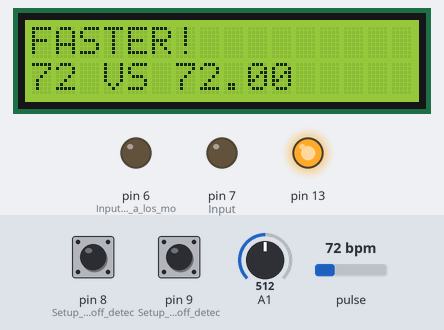
Bench run of a sketch on a simulated Arduino Uno, built with avr-gcc and run on an emulated ATmega328P. Parts: 16×2 character LCD, output pins drawn as LEDs (lit = HIGH). The inputs (shaded band) are chosen by the test bench; at power-on: pulse 72 bpm, pin 8 (Setup_for_leads_off_detec) LOW, pin 9 (Setup_for_leads_off_detec) LOW, A1 = 512. What the sketch prints to the serial monitor is not drawn.

Above: at 11.9 s.
At 18.7 s:
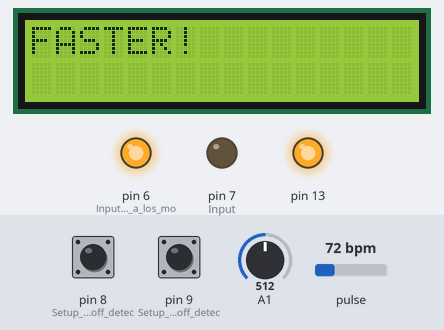
18.8 s: pulse set to 97 bpm
33.1 s: pulse set to 102 bpm
At 49.5 s:
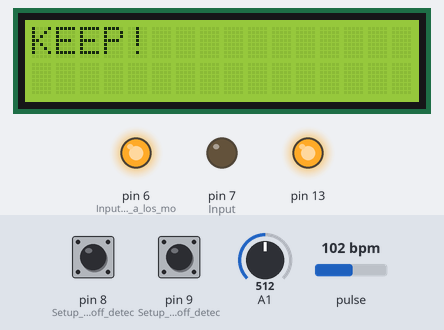
49.9 s: pulse set to 119 bpm
64.1 s: pulse set to 123 bpm
At 80.3 s:
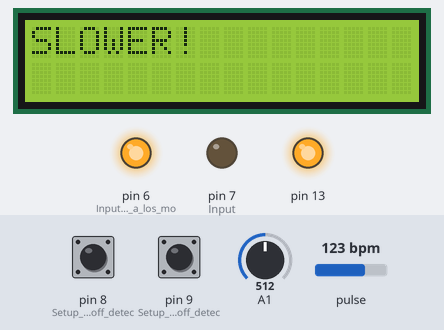
Timing chart, 0 to 106.5 s (numbered marks = the images above; inputs shaded):
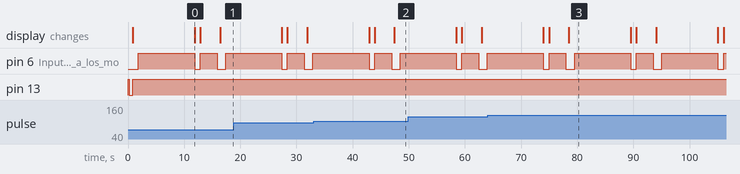

Measured:
- the behaviour switches between 99 and 100 bpm on pulse (found by bisection; images 1 and 2)
- the behaviour switches between 120 and 121 bpm on pulse (found by bisection; images 2 and 3)
- after the input at 33.1 s, the display: first differs from a run without the input after 14.4 s (image 2)
- after the input at 64.1 s, the display: first differs from a run without the input after 14.4 s (image 3)
- by itself, pin 6 (Input_conectados_a_los_mo): repeats every 15.5 s: HIGH 3.0 s, LOW 1.5 s, HIGH 10.0 s, LOW 1.0 s
- what the display in image 0 shows lasts 1.0 s, from 11.9 s to 12.9 s

The sketch:

PROYECTO_FINAL.ino
```cpp
//Juan David Galan Vargas- Adriana Maria Velasquez Medina
//Protecto Electronica para Ciencias 2023-1
//Entrenador Electronico de Reanimación Cardio-Pulmonar

// incluir librerias necesarias:

#include <LiquidCrystal.h> //Libreria para el LCD
#define USE_ARDUINO_INTERRUPTS true    // Set-up low-level interrupts for most accurate BPM math
#include <PulseSensorPlayground.h>     //Libreria para el XD58C

//Confuguración XD-58C
const int PulseWire = 0;       // Señal RCP al A0 medida por el XD58C
const int LED13 = 13;          // on-board Arduino LED
int Threshold1 = 550;           // Determine which Signal to "count as a beat" and which to ignore
PulseSensorPlayground pulseSensor;  // Crea objeto para medir el RCP

//Configuracion LCD
// Crea LCD objeto. Parametros: (rs, enable, d4, d5, d6, d7)
LiquidCrystal lcd(12, 11, 5, 4, 3, 2);

//Configuración AD8232
/*
 * VARIABLES
 * count: variable to hold count of rr peaks detected in 10 seconds
 * flag: variable that prevents multiple rr peak detections in a single heatbeat
 * hr: HeartRate (initialised to 72)
 * hrv: Heart Rate variability (takes 10-15 seconds to stabilise)
 * instance1: instance when heart beat first time
 * interval: interval between second beat and first beat
 * timer: variable to hold the time after which hr is calculated
 * value: raw sensor value of output pin
 */
long instance1=0, timer;
double hrv =0, hr = 72, interval = 0;
int value = 0, count = 0;
bool flag = 0;
int contador=0;
#define shutdown_pin 10
#define threshold 100 // to identify R peak
#define timer_value 10000 // 10 seconds timer to calculate hr

void setup()
{
  // set up the LCD's number of columns and rows:
	lcd.begin(16, 2);
	// Clears the LCD screen
	lcd.clear();

  Serial.begin(9600);

  pinMode(8, INPUT); // Setup for leads off detection LO +
  pinMode(9, INPUT); // Setup for leads off detection LO -

  pinMode (7, OUTPUT);    // Input
  pinMode (6, OUTPUT);    // Input conectados a los motores

  // Configure the PulseSensor object, by assigning our variables to it
  pulseSensor.analogInput(PulseWire);
  pulseSensor.blinkOnPulse(LED13);       // Blink on-board LED with heartbeat
  pulseSensor.setThreshold(Threshold1);

  if (pulseSensor.begin()) {
    Serial.println("PulseSensor object created!");
  }
}
void loop()
{
    int myBPM = pulseSensor.getBeatsPerMinute();      // Calculates RCP
    if((digitalRead(8) == 1)||(digitalRead(9) == 1))
    {
      //Serial.println("leads off!");
      digitalWrite(shutdown_pin, LOW); //standby mode
      instance1 = micros();
      timer = millis();
    }
    else
      {
      digitalWrite(shutdown_pin, HIGH); //normal mode
      value = analogRead(A1); //Pin A1 recibe la entrada del AD8232
      value = map(value, 250, 400, 0, 100); //to flatten the ecg values a bit
      if((value > threshold) && (!flag))
       {
        count++;
        Serial.println("in");
        flag = 1;
        interval = micros() - instance1; //RR interval
        instance1 = micros();
      }
      else if((value < threshold))
       {
        flag = 0;
       }
      if ((millis() - timer) > 10000)
       {
       hr = count*6;
       timer = millis();
       count = 0;
      }
      hrv = hr/60 - interval/1000000;
      Serial.print("BPM:");
      Serial.print(hr);
      Serial.print(",");
      Serial.print("♥:");
      Serial.println(value);
      delay(5);
    }
  if (pulseSensor.sawStartOfBeat())
   {               // Constantly test to see if a beat happened
    Serial.print(",");
    Serial.print("RCP:");
    Serial.print(myBPM);                      // Mostrar frecuencia RCP

    if (myBPM < 100) //Comparar RCP con la frecuencia estandar recomendada
    { lcd.clear();
      lcd.setCursor(0, 0);
      lcd.print("FASTER!");
      delay(1000);
    }
    else if (myBPM > 120)
    { lcd.clear();
      lcd.setCursor(0, 0);
      lcd.print("SLOWER!");
      delay(1000);
    }
    else
    { lcd.clear();
      lcd.setCursor(0, 0);
      lcd.print("KEEP!");
      //delay(2000);
      delay(1000);
      //contador++;
    }
    if (contador >30);
    {
      digitalWrite(6, HIGH);
      delay(10000);
      digitalWrite(6, LOW);
    }
    lcd.setCursor(0, 1);
    lcd.print(myBPM);
    lcd.print(" VS ");
    lcd.print(hr);
    delay(1000);
    lcd.clear();
    digitalWrite (6, HIGH); //Activar motor para el corazon simulado
    delay(3000);
    digitalWrite (6, LOW);
    delay(500);
  }
  delay(20);
}
```
